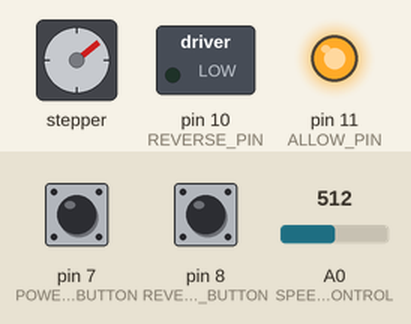
A sketch run on a simulated Arduino Uno, built with avr-gcc and run on an emulated ATmega328P. On the bench: stepper motor, switched loads named in the sketch (green lamp = pin HIGH), output pins drawn as LEDs (lit = HIGH). Inputs (shaded band) come from the test bench; at power-on: pin 7 (POWER_BUTTON) HIGH, pin 8 (REVERSE_BUTTON) HIGH, A0 (SPEED_CONTROL) = 512. Stepper angles assume 2048 steps per turn.

Above: at 1.25 s.
1.3 s: pin 7 (POWER_BUTTON) pulled LOW for 0.15 s
At 2.1 s:
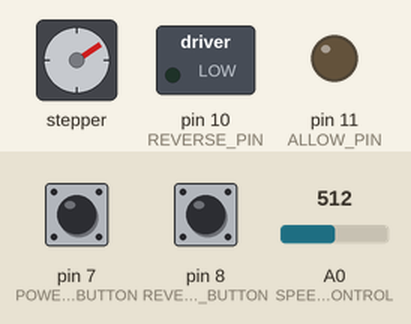
2.9 s: pin 8 (REVERSE_BUTTON) pulled LOW for 3.2 s
At 7.2 s:
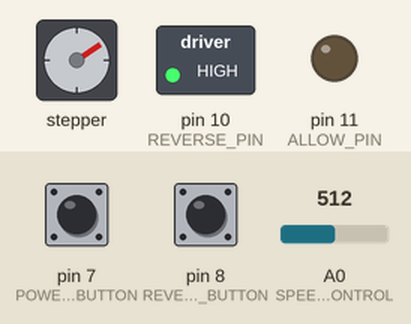
7.9 s: pin 7 (POWER_BUTTON) pulled LOW for 1 s
At 8.3 s:
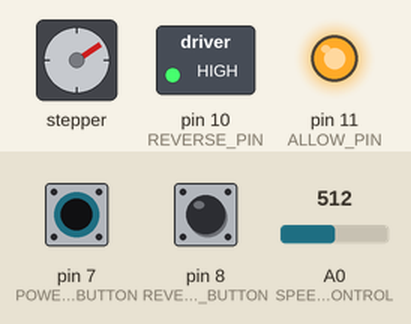
10.4 s: pin 7 (POWER_BUTTON) pulled LOW for 0.15 s
At 11.36 s:
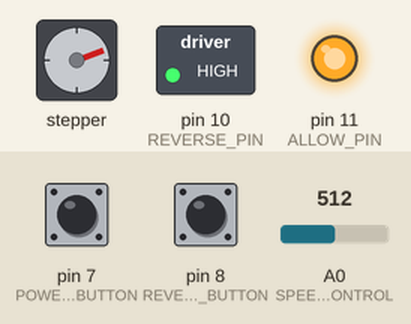
13.5 s: pin 8 (REVERSE_BUTTON) pulled LOW for 0.15 s
At 14.15 s:
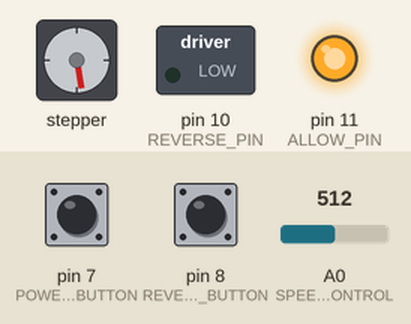
16.5 s: pin 8 (REVERSE_BUTTON) pulled LOW for 1 s
At 17.4 s:
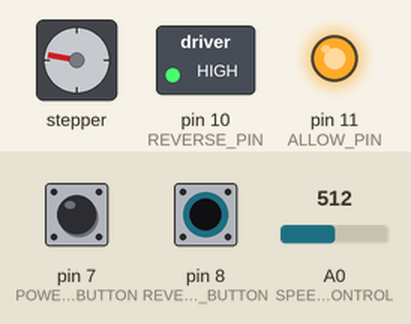
Timing chart, 0 to 23.2 s (numbered marks = the images above; inputs shaded):
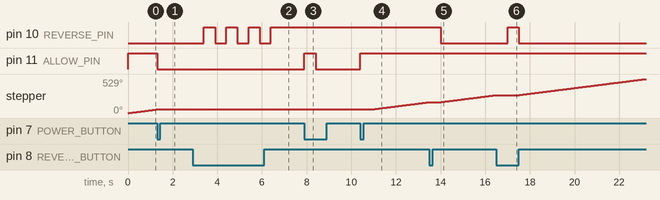

Measured:
- after the input at 1.3 s, pin 11 (ALLOW_PIN): HIGH → LOW at once; stepper: goes on until 1.3 s, then stays 56°
- after the input at 2.9 s, pin 10 (REVERSE_PIN): alternates HIGH for 0.50 s and LOW for 0.50 s, 7 changes in all, then stays HIGH, starting after 0.50 s
- after the input at 7.9 s, pin 11 (ALLOW_PIN): LOW → HIGH at once, → LOW 0.50 s later
- after the input at 10.4 s, pin 11 (ALLOW_PIN): LOW → HIGH at once; stepper: keeps turning clockwise at about 44°/s, starting after 0.52 s
- after the input at 13.5 s, pin 10 (REVERSE_PIN): HIGH → LOW after 0.50 s
- after the input at 16.5 s, pin 10 (REVERSE_PIN): LOW → HIGH after 0.50 s, → LOW 0.50 s later
- by itself, stepper: keeps turning clockwise at about 45°/s

The sketch:

Rotation_stand.ino
```cpp
#include <GyverStepper.h>
/*
Прошивка и схема разработаты Doctor(Изумруд Тв,Windows-up)
Приятного использования

*/
#define REVERSE_PIN 10 // Светодиод реверса
#define ALLOW_PIN 11 // Светодиод вкл/выкл
#define POWER_BUTTON 7 // Кнопка вкл/выкл
#define REVERSE_BUTTON 8 // Кнопка реверса
#define SPEED_CONTROL A0 // Потенциометр

#define MOTOR_IN1 5 // Пин IN1 на драйвере мотора
#define MOTOR_IN2 4 // Пин IN2 на драйвере мотора
#define MOTOR_IN3 3 // Пин IN3 на драйвере мотора
#define MOTOR_IN4 2 // Пин I41 на драйвере мотора


bool is_reverse;
bool allow = true;
uint32_t tmr;

GStepper<STEPPER4WIRE> stepper(2048, MOTOR_IN1, MOTOR_IN3, MOTOR_IN2, MOTOR_IN4);

void setup() {
  stepper.setRunMode(KEEP_SPEED);
  stepper.setSpeedDeg(10);

  pinMode(7, INPUT_PULLUP);
  pinMode(8, INPUT_PULLUP);

  pinMode(ALLOW_PIN, OUTPUT);
  pinMode(REVERSE_PIN, OUTPUT);

  digitalWrite(11, ALLOW_PIN);
}

void loop() {
  stepper.tick();


  if (millis() - tmr > 15) {
    tmr = millis();

    stepper.setSpeed(analogRead(SPEED_CONTROL) / 2);
  }

  if (digitalRead(REVERSE_BUTTON) == LOW) {
    is_reverse = ! is_reverse;
    stepper.reverse(is_reverse);
    delay(500);
    digitalWrite(REVERSE_PIN, is_reverse);
  }


  if (digitalRead(POWER_BUTTON) == LOW) {
    allow = !allow;
    digitalWrite(ALLOW_PIN, allow);
    delay(500);
  }

  if (allow == LOW) {
    stepper.setSpeed(0);
  }


}
```
